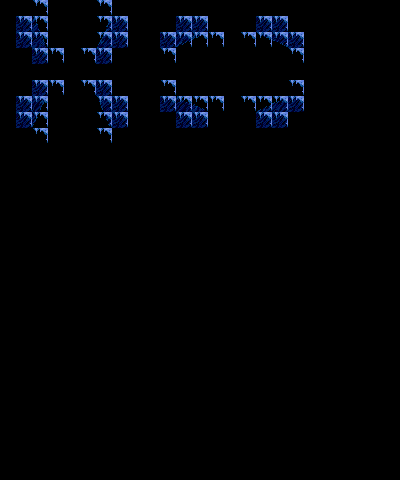

Below is a game level as drawn by its tile map, then a one-line description and the .tmx file that defines it, in full:
An orthogonal 25x30 tile map with 16x16 px tiles, 4 tile layers (input_foreground, output1_foreground, output2_foreground, regions).

<map version="1.9" tiledversion="1.9.2" orientation="orthogonal" renderorder="right-down" width="25" height="30" tilewidth="16" tileheight="16" infinite="0" nextlayerid="7" nextobjectid="1">
 <tileset firstgid="1" name="foreground_ice" tilewidth="16" tileheight="16" tilecount="260" columns="20">
  <image source="../foreground/ice.png" width="320" height="208" />
 </tileset>
 <layer id="4" name="input_foreground" width="25" height="30">
  <data encoding="csv">
0,0,1,0,0,0,1,0,0,0,0,0,0,0,0,0,0,0,0,0,0,0,0,0,0,
0,125,1,0,0,0,1,125,0,0,0,125,125,0,0,0,125,125,0,0,0,0,0,0,0,
0,125,1,0,0,0,1,125,0,0,125,1,1,1,0,1,1,1,125,0,0,0,0,0,0,
0,0,125,1,0,1,125,0,0,0,0,0,0,0,0,0,0,0,1,0,0,0,0,0,0,
0,0,0,0,0,0,0,0,0,0,0,0,0,0,0,0,0,0,0,0,0,0,0,0,0,
0,0,125,1,0,1,125,0,0,0,1,0,0,0,0,0,0,0,1,0,0,0,0,0,0,
0,125,1,0,0,0,1,125,0,0,125,1,1,1,0,1,1,1,125,0,0,0,0,0,0,
0,125,1,0,0,0,1,125,0,0,0,125,125,0,0,0,125,125,0,0,0,0,0,0,0,
0,0,1,0,0,0,1,0,0,0,0,0,0,0,0,0,0,0,0,0,0,0,0,0,0,
0,0,0,0,0,0,0,0,0,0,0,0,0,0,0,0,0,0,0,0,0,0,0,0,0,
0,0,0,0,0,0,0,0,0,0,0,0,0,0,0,0,0,0,0,0,0,0,0,0,0,
0,0,0,0,0,0,0,0,0,0,0,0,0,0,0,0,0,0,0,0,0,0,0,0,0,
0,0,0,0,0,0,0,0,0,0,0,0,0,0,0,0,0,0,0,0,0,0,0,0,0,
0,0,0,0,0,0,0,0,0,0,0,0,0,0,0,0,0,0,0,0,0,0,0,0,0,
0,0,0,0,0,0,0,0,0,0,0,0,0,0,0,0,0,0,0,0,0,0,0,0,0,
0,0,0,0,0,0,0,0,0,0,0,0,0,0,0,0,0,0,0,0,0,0,0,0,0,
0,0,0,0,0,0,0,0,0,0,0,0,0,0,0,0,0,0,0,0,0,0,0,0,0,
0,0,0,0,0,0,0,0,0,0,0,0,0,0,0,0,0,0,0,0,0,0,0,0,0,
0,0,0,0,0,0,0,0,0,0,0,0,0,0,0,0,0,0,0,0,0,0,0,0,0,
0,0,0,0,0,0,0,0,0,0,0,0,0,0,0,0,0,0,0,0,0,0,0,0,0,
0,0,0,0,0,0,0,0,0,0,0,0,0,0,0,0,0,0,0,0,0,0,0,0,0,
0,0,0,0,0,0,0,0,0,0,0,0,0,0,0,0,0,0,0,0,0,0,0,0,0,
0,0,0,0,0,0,0,0,0,0,0,0,0,0,0,0,0,0,0,0,0,0,0,0,0,
0,0,0,0,0,0,0,0,0,0,0,0,0,0,0,0,0,0,0,0,0,0,0,0,0,
0,0,0,0,0,0,0,0,0,0,0,0,0,0,0,0,0,0,0,0,0,0,0,0,0,
0,0,0,0,0,0,0,0,0,0,0,0,0,0,0,0,0,0,0,0,0,0,0,0,0,
0,0,0,0,0,0,0,0,0,0,0,0,0,0,0,0,0,0,0,0,0,0,0,0,0,
0,0,0,0,0,0,0,0,0,0,0,0,0,0,0,0,0,0,0,0,0,0,0,0,0,
0,0,0,0,0,0,0,0,0,0,0,0,0,0,0,0,0,0,0,0,0,0,0,0,0,
0,0,0,0,0,0,0,0,0,0,0,0,0,0,0,0,0,0,0,0,0,0,0,0,0
</data>
 </layer>
 <layer id="3" name="output1_foreground" width="25" height="30">
  <data encoding="csv">
0,0,0,0,0,0,0,0,0,0,0,0,0,0,0,0,0,0,0,0,0,0,0,0,0,
0,125,174,0,0,0,149,125,0,0,0,125,125,0,0,0,125,125,0,0,0,0,0,0,0,
0,125,194,0,0,0,169,125,0,0,125,197,198,0,0,0,199,200,125,0,0,0,0,0,0,
0,0,125,0,0,0,125,0,0,0,0,0,0,0,0,0,0,0,0,0,0,0,0,0,0,
0,0,0,0,0,0,0,0,0,0,0,0,0,0,0,0,0,0,0,0,0,0,0,0,0,
0,0,125,0,0,0,125,0,0,0,0,0,0,0,0,0,0,0,0,0,0,0,0,0,0,
0,125,176,0,0,0,175,125,0,0,125,177,178,0,0,0,179,180,125,0,0,0,0,0,0,
0,125,196,0,0,0,195,125,0,0,0,125,125,0,0,0,125,125,0,0,0,0,0,0,0,
0,0,0,0,0,0,0,0,0,0,0,0,0,0,0,0,0,0,0,0,0,0,0,0,0,
0,0,0,0,0,0,0,0,0,0,0,0,0,0,0,0,0,0,0,0,0,0,0,0,0,
0,0,0,0,0,0,0,0,0,0,0,0,0,0,0,0,0,0,0,0,0,0,0,0,0,
0,0,0,0,0,0,0,0,0,0,0,0,0,0,0,0,0,0,0,0,0,0,0,0,0,
0,0,0,0,0,0,0,0,0,0,0,0,0,0,0,0,0,0,0,0,0,0,0,0,0,
0,0,0,0,0,0,0,0,0,0,0,0,0,0,0,0,0,0,0,0,0,0,0,0,0,
0,0,0,0,0,0,0,0,0,0,0,0,0,0,0,0,0,0,0,0,0,0,0,0,0,
0,0,0,0,0,0,0,0,0,0,0,0,0,0,0,0,0,0,0,0,0,0,0,0,0,
0,0,0,0,0,0,0,0,0,0,0,0,0,0,0,0,0,0,0,0,0,0,0,0,0,
0,0,0,0,0,0,0,0,0,0,0,0,0,0,0,0,0,0,0,0,0,0,0,0,0,
0,0,0,0,0,0,0,0,0,0,0,0,0,0,0,0,0,0,0,0,0,0,0,0,0,
0,0,0,0,0,0,0,0,0,0,0,0,0,0,0,0,0,0,0,0,0,0,0,0,0,
0,0,0,0,0,0,0,0,0,0,0,0,0,0,0,0,0,0,0,0,0,0,0,0,0,
0,0,0,0,0,0,0,0,0,0,0,0,0,0,0,0,0,0,0,0,0,0,0,0,0,
0,0,0,0,0,0,0,0,0,0,0,0,0,0,0,0,0,0,0,0,0,0,0,0,0,
0,0,0,0,0,0,0,0,0,0,0,0,0,0,0,0,0,0,0,0,0,0,0,0,0,
0,0,0,0,0,0,0,0,0,0,0,0,0,0,0,0,0,0,0,0,0,0,0,0,0,
0,0,0,0,0,0,0,0,0,0,0,0,0,0,0,0,0,0,0,0,0,0,0,0,0,
0,0,0,0,0,0,0,0,0,0,0,0,0,0,0,0,0,0,0,0,0,0,0,0,0,
0,0,0,0,0,0,0,0,0,0,0,0,0,0,0,0,0,0,0,0,0,0,0,0,0,
0,0,0,0,0,0,0,0,0,0,0,0,0,0,0,0,0,0,0,0,0,0,0,0,0,
0,0,0,0,0,0,0,0,0,0,0,0,0,0,0,0,0,0,0,0,0,0,0,0,0
</data>
 </layer>
 <layer id="5" name="output2_foreground" width="25" height="30">
  <data encoding="csv">
0,0,0,0,0,0,0,0,0,0,0,0,0,0,0,0,0,0,0,0,0,0,0,0,0,
0,125,174,0,0,0,149,125,0,0,0,125,125,0,0,0,125,125,0,0,0,0,0,0,0,
0,125,194,0,0,0,169,125,0,0,125,197,198,0,0,0,199,200,125,0,0,0,0,0,0,
0,0,125,0,0,0,125,0,0,0,0,0,0,0,0,0,0,0,0,0,0,0,0,0,0,
0,0,0,0,0,0,0,0,0,0,0,0,0,0,0,0,0,0,0,0,0,0,0,0,0,
0,0,125,0,0,0,125,0,0,0,0,0,0,0,0,0,0,0,0,0,0,0,0,0,0,
0,125,176,0,0,0,175,125,0,0,125,177,178,0,0,0,179,180,125,0,0,0,0,0,0,
0,125,196,0,0,0,195,125,0,0,0,125,125,0,0,0,125,125,0,0,0,0,0,0,0,
0,0,0,0,0,0,0,0,0,0,0,0,0,0,0,0,0,0,0,0,0,0,0,0,0,
0,0,0,0,0,0,0,0,0,0,0,0,0,0,0,0,0,0,0,0,0,0,0,0,0,
0,0,0,0,0,0,0,0,0,0,0,0,0,0,0,0,0,0,0,0,0,0,0,0,0,
0,0,0,0,0,0,0,0,0,0,0,0,0,0,0,0,0,0,0,0,0,0,0,0,0,
0,0,0,0,0,0,0,0,0,0,0,0,0,0,0,0,0,0,0,0,0,0,0,0,0,
0,0,0,0,0,0,0,0,0,0,0,0,0,0,0,0,0,0,0,0,0,0,0,0,0,
0,0,0,0,0,0,0,0,0,0,0,0,0,0,0,0,0,0,0,0,0,0,0,0,0,
0,0,0,0,0,0,0,0,0,0,0,0,0,0,0,0,0,0,0,0,0,0,0,0,0,
0,0,0,0,0,0,0,0,0,0,0,0,0,0,0,0,0,0,0,0,0,0,0,0,0,
0,0,0,0,0,0,0,0,0,0,0,0,0,0,0,0,0,0,0,0,0,0,0,0,0,
0,0,0,0,0,0,0,0,0,0,0,0,0,0,0,0,0,0,0,0,0,0,0,0,0,
0,0,0,0,0,0,0,0,0,0,0,0,0,0,0,0,0,0,0,0,0,0,0,0,0,
0,0,0,0,0,0,0,0,0,0,0,0,0,0,0,0,0,0,0,0,0,0,0,0,0,
0,0,0,0,0,0,0,0,0,0,0,0,0,0,0,0,0,0,0,0,0,0,0,0,0,
0,0,0,0,0,0,0,0,0,0,0,0,0,0,0,0,0,0,0,0,0,0,0,0,0,
0,0,0,0,0,0,0,0,0,0,0,0,0,0,0,0,0,0,0,0,0,0,0,0,0,
0,0,0,0,0,0,0,0,0,0,0,0,0,0,0,0,0,0,0,0,0,0,0,0,0,
0,0,0,0,0,0,0,0,0,0,0,0,0,0,0,0,0,0,0,0,0,0,0,0,0,
0,0,0,0,0,0,0,0,0,0,0,0,0,0,0,0,0,0,0,0,0,0,0,0,0,
0,0,0,0,0,0,0,0,0,0,0,0,0,0,0,0,0,0,0,0,0,0,0,0,0,
0,0,0,0,0,0,0,0,0,0,0,0,0,0,0,0,0,0,0,0,0,0,0,0,0,
0,0,0,0,0,0,0,0,0,0,0,0,0,0,0,0,0,0,0,0,0,0,0,0,0
</data>
 </layer>
 <layer id="1" name="regions" width="25" height="30">
  <data encoding="csv">
0,0,36,0,0,0,36,0,0,0,0,0,0,0,0,0,0,0,0,0,0,0,0,0,0,
0,36,36,0,0,0,36,36,0,0,0,36,36,0,0,0,36,36,0,0,0,0,0,0,0,
0,36,36,0,0,0,36,36,0,0,36,36,36,36,0,36,36,36,36,0,0,0,0,0,0,
0,0,36,36,0,36,36,0,0,0,36,0,0,0,0,0,0,0,36,0,0,0,0,0,0,
0,0,0,0,0,0,0,0,0,0,0,0,0,0,0,0,0,0,0,0,0,0,0,0,0,
0,0,36,36,0,36,36,0,0,0,36,0,0,0,0,0,0,0,36,0,0,0,0,0,0,
0,36,36,0,0,0,36,36,0,0,36,36,36,36,0,36,36,36,36,0,0,0,0,0,0,
0,36,36,0,0,0,36,36,0,0,0,36,36,0,0,0,36,36,0,0,0,0,0,0,0,
0,0,36,0,0,0,36,0,0,0,0,0,0,0,0,0,0,0,0,0,0,0,0,0,0,
0,0,0,0,0,0,0,0,0,0,0,0,0,0,0,0,0,0,0,0,0,0,0,0,0,
0,0,0,0,0,0,0,0,0,0,0,0,0,0,0,0,0,0,0,0,0,0,0,0,0,
0,0,0,0,0,0,0,0,0,0,0,0,0,0,0,0,0,0,0,0,0,0,0,0,0,
0,0,0,0,0,0,0,0,0,0,0,0,0,0,0,0,0,0,0,0,0,0,0,0,0,
0,0,0,0,0,0,0,0,0,0,0,0,0,0,0,0,0,0,0,0,0,0,0,0,0,
0,0,0,0,0,0,0,0,0,0,0,0,0,0,0,0,0,0,0,0,0,0,0,0,0,
0,0,0,0,0,0,0,0,0,0,0,0,0,0,0,0,0,0,0,0,0,0,0,0,0,
0,0,0,0,0,0,0,0,0,0,0,0,0,0,0,0,0,0,0,0,0,0,0,0,0,
0,0,0,0,0,0,0,0,0,0,0,0,0,0,0,0,0,0,0,0,0,0,0,0,0,
0,0,0,0,0,0,0,0,0,0,0,0,0,0,0,0,0,0,0,0,0,0,0,0,0,
0,0,0,0,0,0,0,0,0,0,0,0,0,0,0,0,0,0,0,0,0,0,0,0,0,
0,0,0,0,0,0,0,0,0,0,0,0,0,0,0,0,0,0,0,0,0,0,0,0,0,
0,0,0,0,0,0,0,0,0,0,0,0,0,0,0,0,0,0,0,0,0,0,0,0,0,
0,0,0,0,0,0,0,0,0,0,0,0,0,0,0,0,0,0,0,0,0,0,0,0,0,
0,0,0,0,0,0,0,0,0,0,0,0,0,0,0,0,0,0,0,0,0,0,0,0,0,
0,0,0,0,0,0,0,0,0,0,0,0,0,0,0,0,0,0,0,0,0,0,0,0,0,
0,0,0,0,0,0,0,0,0,0,0,0,0,0,0,0,0,0,0,0,0,0,0,0,0,
0,0,0,0,0,0,0,0,0,0,0,0,0,0,0,0,0,0,0,0,0,0,0,0,0,
0,0,0,0,0,0,0,0,0,0,0,0,0,0,0,0,0,0,0,0,0,0,0,0,0,
0,0,0,0,0,0,0,0,0,0,0,0,0,0,0,0,0,0,0,0,0,0,0,0,0,
0,0,0,0,0,0,0,0,0,0,0,0,0,0,0,0,0,0,0,0,0,0,0,0,0
</data>
 </layer>
</map>